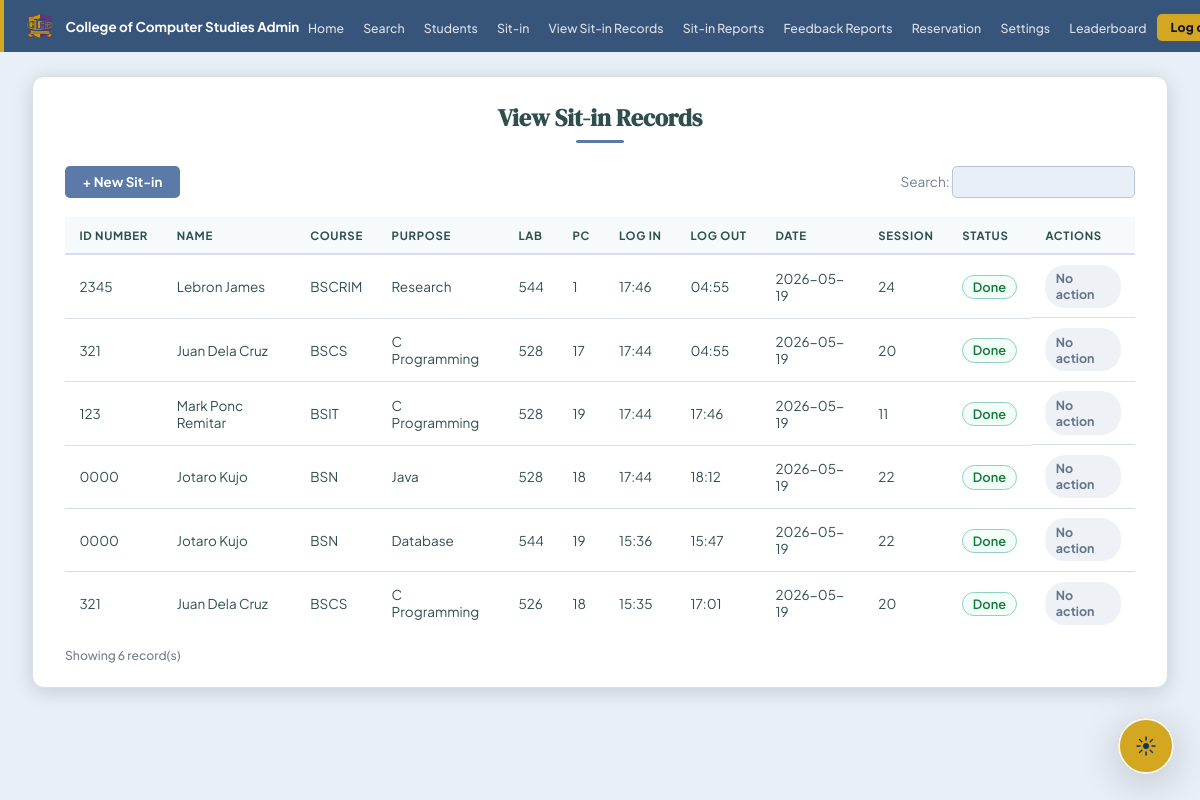
The app's page /admin/sitin (signed in) with its own data.
### tables this page shows
CREATE TABLE sit_in_logs (
            id          INTEGER PRIMARY KEY AUTOINCREMENT,
            user_id     INTEGER NOT NULL,
            lab_room    TEXT DEFAULT '',
            purpose     TEXT DEFAULT '',
            time_in     DATETIME DEFAULT CURRENT_TIMESTAMP,
            time_out    DATETIME,
            status      TEXT DEFAULT 'Active', source TEXT DEFAULT 'admin', admin_remarks TEXT DEFAULT '', request_reason TEXT DEFAULT '', pc_number TEXT DEFAULT '', software TEXT DEFAULT '',
            FOREIGN KEY(user_id) REFERENCES users(id)
        );

CREATE TABLE users (
            id                 INTEGER PRIMARY KEY AUTOINCREMENT,
            id_number          TEXT UNIQUE NOT NULL,
            last_name          TEXT NOT NULL,
            first_name         TEXT NOT NULL,
            middle_name        TEXT DEFAULT '',
            course             TEXT DEFAULT '',
            course_level       INTEGER DEFAULT 1,
            email              TEXT DEFAULT '',
            address            TEXT DEFAULT '',
            password           TEXT NOT NULL,
            sessions_remaining INTEGER DEFAULT 30,
            is_admin           INTEGER DEFAULT 0,
            created_at         DATETIME DEFAULT CURRENT_TIMESTAMP
        , profile_pic TEXT DEFAULT '', must_change_password INTEGER DEFAULT 0, reservation_points INTEGER DEFAULT 0, reward_points INTEGER DEFAULT 0, completed_tasks INTEGER DEFAULT 0, admin_remarks TEXT DEFAULT '');

### SYSARCH32-SITIN-MONITORING-main/app.py (the view)
@app.route('/admin/sitin')
@admin_required
def admin_sitin():
    conn = get_db()
    capacities = lab_capacity_map(conn)
    logs = [dict(r) for r in conn.execute('''SELECT s.*, u.id_number, u.first_name, u.last_name,
                            u.sessions_remaining, u.course
                           FROM sit_in_logs s JOIN users u ON s.user_id=u.id
                           WHERE s.source = 'admin'
                           ORDER BY s.time_in DESC''').fetchall()]
    booking_map = build_lab_pc_map(conn, capacities)
    conn.close()
    return render_template(
        'admin_sitin.html',
        logs=logs,
        labs=lab_options(),
        booking_map=booking_map,
        logo=get_logo()
    )

### SYSARCH32-SITIN-MONITORING-main/app.py (called while the page is built)
def get_db():
    conn = sqlite3.connect(DB, timeout=30)
    conn.row_factory = sqlite3.Row
    conn.execute('PRAGMA foreign_keys = ON')
    conn.execute('PRAGMA busy_timeout = 30000')
    return conn

def fetch_user(conn, user_id):
    return conn.execute('SELECT * FROM users WHERE id=?', (user_id,)).fetchone()

def get_logo():
    conn = get_db()
    row = conn.execute("SELECT value FROM settings WHERE key='logo_filename'").fetchone()
    conn.close()
    return row['value'] if row else ''

def lab_options():
    return LAB_ROOMS

def lab_capacity_map(conn):
    capacities = {lab: PC_COUNT for lab in LAB_ROOMS}
    for row in conn.execute('SELECT lab_room, capacity FROM lab_availability').fetchall():
        lab = normalize_lab_room(row['lab_room'])
        if not lab:
            continue
        try:
            capacities[lab] = max(1, int(row['capacity'] or PC_COUNT))
        except (TypeError, ValueError):
            capacities[lab] = PC_COUNT
    return capacities

@app.context_processor
def inject_lab_capacities():
    conn = get_db()
    try:
        return {'lab_capacities': lab_capacity_map(conn)}
    finally:
        conn.close()

def pc_options(limit=PC_COUNT):
    try:
        limit = max(1, int(limit))
    except (TypeError, ValueError):
        limit = PC_COUNT
    return [str(i) for i in range(1, limit + 1)]

def normalize_lab_room(value):
    value = (value or '').strip()
    return value if value in LAB_ROOMS else ''

def normalize_pc_number(value, limit=None):
    value = (value or '').strip()
    return value if value in pc_options(limit) else ''

def admin_required(f):
    @wraps(f)
    def decorated(*args, **kwargs):
        if not session.get('is_admin'):
            return redirect(url_for('login'))
        if request.endpoint != 'force_change_password':
            conn = get_db()
            try:
                user = fetch_user(conn, session.get('user_id'))
            finally:
                conn.close()
            if user and user['must_change_password']:
                return redirect(url_for('force_change_password'))
        return f(*args, **kwargs)
    return decorated

### SYSARCH32-SITIN-MONITORING-main/templates/admin_sitin.html (shortened to what this page needs)
{% extends "admin_base.html" %}
{% block content %}
<div class="page-card">
  <h1 class="page-title">View Sit-in Records</h1>
  <div class="toolbar">
    <div class="toolbar-left">
      <button class="btn-add" onclick="openFreshSitinModal()">+ New Sit-in</button>
    </div>
    <div class="toolbar-right">
      <label style="font-size:.85rem">Search:
        <input type="text" id="sitin-search" class="table-search" oninput="filterTable()"/>
      </label>
    </div>
  </div>
  <table class="data-table" id="sitin-table">
    <thead>
      <tr>
        <th>ID Number</th>
        <th>Name</th>
        <th>Course</th>
        <th>Purpose</th>
        <th>Lab</th>
        <th>PC</th>
        <th>Log In</th>
        <th>Log Out</th>
        <th>Date</th>
        <th>Session</th>
        <th>Status</th>
        <th>Actions</th>
      </tr>
    </thead>
    <tbody>
      {% for log in logs %}
      <tr>
        <td>{{ log.id_number }}</td>
        <td>{{ log.first_name }} {{ log.last_name }}</td>
        <td>{{ log.course or '-' }}</td>
        <td>{{ log.purpose or '-' }}</td>
        <td>{{ log.lab_room or '-' }}</td>
        <td>{{ log.pc_number or '-' }}</td>
        <td>{{ log.time_in[11:16] if log.time_in else '-' }}</td>
        <td>{{ log.time_out[11:16] if log.time_out else '-' }}</td>
        <td>{{ log.time_in[:10] if log.time_in else '-' }}</td>
        <td>{{ log.sessions_remaining }}</td>
        <td>
          {% if log.status == 'Active' %}
            <span class="status-active">Active</span>
          {% elif log.status in ['Pending', 'Approved'] %}
            <span class="status-pending">Reserved</span>
          {% else %}
            <span class="status-done">Done</span>
          {% endif %}
        </td>
        <td class="action-btns">
          {% if log.status == 'Active' %}
            <form method="post" action="{{ url_for('admin_sitin_timeout', lid=log.id) }}" style="display:inline">
              <button type="submit" class="btn-edit">Time Out</button>
            </form>
          {% else %}
            <span class="action-muted">No action</span>
          {% endif %}
        </td>
      </tr>
      {% else %}
      <tr><td colspan="12" class="no-data">No records found.</td></tr>
      {% endfor %}
    </tbody>
  </table>
  <p class="table-count">Showing {{ logs|length }} record(s)</p>
</div>
{% endblock %}

### SYSARCH32-SITIN-MONITORING-main/static/combined_admin.css (style rules this page uses)
*, *::before, *::after { box-sizing: border-box; margin: 0; padding: 0; }
:root { --violet: #5B7AA8; --violet-dark: #37557A; --violet-soft: #D7E3F2; --violet-mid: #7B6CA2; --yellow: #D4A720; --yellow-dark: #A78310; --yellow-soft: #F7EDD5; --bg: #E8EFF7; --surface: #FFFFFF; --border: #BAC5D4; --border-soft: #D7DEE7; --text: #2F4F4F; --text-2: #708090; --text-3: #778899; --success: #90EE90; --success-bg: #F0FFF0; --error: #FFA07A; --error-bg: #FFF0F0; --shadow-sm: 0 1px 4px rgba(0,0,0,.1); --shadow-md: 0 4px 20px rgba(0,0,0,.15); --shadow-lg: 0 8px 40px rgba(0,0,0,.2); --radius: 12px; --radius-sm: 8px; --radius-xs: 5px; }
body { font-family: 'Plus Jakarta Sans', sans-serif; background: var(--bg); min-height: 100vh; display: flex; flex-direction: column; color: var(--text); -webkit-font-smoothing: antialiased; }
table { width: 100%; border-collapse: collapse; font-size: .855rem; }
th { text-align: left; padding: .6rem .9rem; font-size: .72rem; font-weight: 700; text-transform: uppercase; letter-spacing: .06em; color: var(--text-3); border-bottom: 2px solid var(--border); background: var(--bg); }
td { padding: .65rem .9rem; border-bottom: 1px solid var(--border-soft); vertical-align: middle; }
tr:last-child td { border-bottom: none; }
.status-done { color: var(--text-3); font-weight: 600; font-size: .8rem; background: var(--bg); padding: .2rem .6rem; border-radius: 20px; border: 1px solid var(--border); }
.admin-body { background: #f5f4fb; }
.page-card { background: var(--surface); border-radius: var(--radius); padding: 1.5rem 2rem; max-width: 1200px; margin: 0 auto; border: 1px solid var(--border-soft); }
.page-title { font-family: 'DM Serif Display', serif; font-size: 1.5rem; text-align: center; margin-bottom: 1.4rem; color: var(--text); position: relative; }
.page-title::after { content: ''; display: block; width: 48px; height: 3px; background: var(--violet); border-radius: 2px; margin: .4rem auto 0; }
.toolbar { display: flex; align-items: center; justify-content: space-between; margin-bottom: 1.2rem; flex-wrap: wrap; gap: .6rem; }
.toolbar-left { display: flex; gap: .6rem; align-items: center; }
.toolbar-right { display: flex; align-items: center; gap: .5rem; }
.btn-add { background: var(--violet); color: #fff; border: none; padding: .48rem 1.1rem; border-radius: var(--radius-xs); font-size: .83rem; font-weight: 700; font-family: inherit; cursor: pointer; transition: opacity .2s; }
.table-search { border: 1.5px solid var(--border); border-radius: var(--radius-xs); padding: .38rem .75rem; font-size: .83rem; font-family: inherit; outline: none; background: var(--bg); transition: border-color .2s; }
.data-table { width: 100%; border-collapse: collapse; font-size: .845rem; }
.data-table th { background: var(--bg); text-align: left; padding: .65rem .9rem; font-size: .71rem; font-weight: 700; text-transform: uppercase; letter-spacing: .06em; color: var(--text-3); border-bottom: 2px solid var(--border); white-space: nowrap; }
.data-table td { padding: .6rem .9rem; border-bottom: 1px solid var(--border-soft); vertical-align: middle; }
.data-table tr:last-child td { border-bottom: none; }
.table-count { font-size: .76rem; color: var(--text-3); margin-top: .8rem; font-weight: 500; }
.action-btns { display: flex; gap: .4rem; align-items: center; }

### SYSARCH32-SITIN-MONITORING-main/templates/admin_sitin.html (style rules this page uses)
.action-muted { display:inline-flex; align-items:center; padding:.35rem .65rem; border-radius:20px; background:#eef2f7; color:#64748b; font-size:.78rem; font-weight:700; }

### records on screen
sit_in_logs: id_number "2345", first_name "Lebron", last_name "James", course "BSCRIM", purpose "Research", lab_room "544", pc_number "1", time_in "17:46", time_out "04:55", time_in "2026-05-19", sessions_remaining "24", status "Done"
sit_in_logs: id_number "321", first_name "Juan", last_name "Dela Cruz", course "BSCS", purpose "C Programming", lab_room "528", pc_number "17", time_in "17:44", time_out "04:55", time_in "2026-05-19", sessions_remaining "20", status "Done"
sit_in_logs: id_number "123", first_name "Mark Ponc", last_name "Remitar", course "BSIT", purpose "C Programming", lab_room "528", pc_number "19", time_in "17:44", time_out "17:46", time_in "2026-05-19", sessions_remaining "11", status "Done"
sit_in_logs: id_number "0000", first_name "Jotaro", last_name "Kujo", course "BSN", purpose "Java", lab_room "528", pc_number "18", time_in "17:44", time_out "18:12", time_in "2026-05-19", sessions_remaining "22", status "Done"
sit_in_logs: id_number "0000", first_name "Jotaro", last_name "Kujo", course "BSN", purpose "Database", lab_room "544", pc_number "19", time_in "15:36", time_out "15:47", time_in "2026-05-19", sessions_remaining "22", status "Done"
sit_in_logs: id_number "321", first_name "Juan", last_name "Dela Cruz", course "BSCS", purpose "C Programming", lab_room "526", pc_number "18", time_in "15:35", time_out "17:01", time_in "2026-05-19", sessions_remaining "20", status "Done"

### other values on screen
{{ logs|length }} "6"
